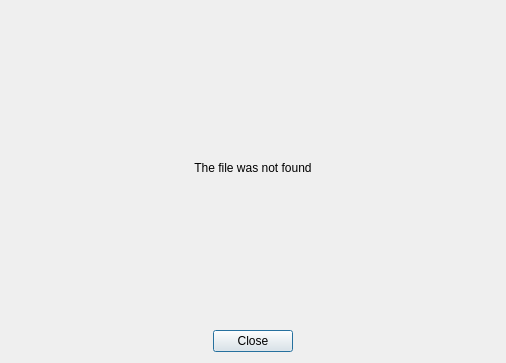
<?xml version="1.0" encoding="UTF-8"?>
<ui version="4.0">
 <class>NotFoundDialog</class>
 <widget class="QDialog" name="NotFoundDialog">
  <property name="windowModality">
   <enum>Qt::WindowModality::ApplicationModal</enum>
  </property>
  <property name="geometry">
   <rect>
    <x>0</x>
    <y>0</y>
    <width>506</width>
    <height>363</height>
   </rect>
  </property>
  <property name="sizePolicy">
   <sizepolicy hsizetype="Preferred" vsizetype="Preferred">
    <horstretch>0</horstretch>
    <verstretch>0</verstretch>
   </sizepolicy>
  </property>
  <property name="windowTitle">
   <string>File not found</string>
  </property>
  <property name="windowIcon">
   <iconset resource="../data/main_window_view.qrc">
    <normaloff>:/others/pynocchio.png</normaloff>:/others/pynocchio.png</iconset>
  </property>
  <property name="locale">
   <locale language="English" country="UnitedStates"/>
  </property>
  <property name="modal">
   <bool>true</bool>
  </property>
  <layout class="QVBoxLayout" name="verticalLayout">
   <item>
    <widget class="QLabel" name="not_found_text_label">
     <property name="sizePolicy">
      <sizepolicy hsizetype="Expanding" vsizetype="Expanding">
       <horstretch>0</horstretch>
       <verstretch>0</verstretch>
      </sizepolicy>
     </property>
     <property name="text">
      <string>The file was not found</string>
     </property>
     <property name="alignment">
      <set>Qt::AlignmentFlag::AlignCenter</set>
     </property>
    </widget>
   </item>
   <item>
    <layout class="QHBoxLayout" name="horizontalLayout">
     <item>
      <widget class="QPushButton" name="button_close">
       <property name="sizePolicy">
        <sizepolicy hsizetype="Maximum" vsizetype="Fixed">
         <horstretch>0</horstretch>
         <verstretch>0</verstretch>
        </sizepolicy>
       </property>
       <property name="text">
        <string>Close</string>
       </property>
       <property name="icon">
        <iconset>
         <normaloff>:/icons/icons/edit-delete.svg</normaloff>:/icons/icons/edit-delete.svg</iconset>
       </property>
       <property name="default">
        <bool>true</bool>
       </property>
       <property name="flat">
        <bool>false</bool>
       </property>
      </widget>
     </item>
    </layout>
   </item>
  </layout>
 </widget>
 <resources>
  <include location="../data/main_window_view.qrc"/>
 </resources>
 <connections>
  <connection>
   <sender>button_close</sender>
   <signal>clicked()</signal>
   <receiver>NotFoundDialog</receiver>
   <slot>close()</slot>
   <hints>
    <hint type="sourcelabel">
     <x>271</x>
     <y>337</y>
    </hint>
    <hint type="destinationlabel">
     <x>271</x>
     <y>180</y>
    </hint>
   </hints>
  </connection>
 </connections>
</ui>
